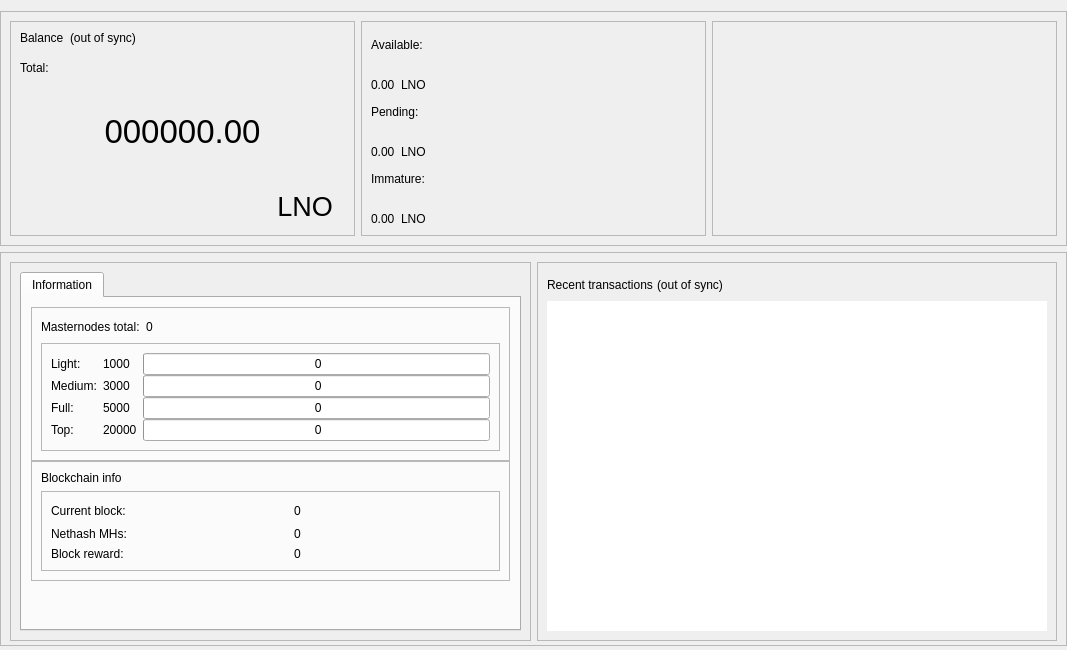
<?xml version="1.0" encoding="UTF-8"?>
<ui version="4.0">
 <class>OverviewPage</class>
 <widget class="QWidget" name="OverviewPage">
  <property name="geometry">
   <rect>
    <x>0</x>
    <y>0</y>
    <width>1067</width>
    <height>650</height>
   </rect>
  </property>
  <property name="minimumSize">
   <size>
    <width>960</width>
    <height>0</height>
   </size>
  </property>
  <property name="windowTitle">
   <string>Form</string>
  </property>
  <layout class="QVBoxLayout" name="topLayout">
   <property name="leftMargin">
    <number>0</number>
   </property>
   <property name="rightMargin">
    <number>0</number>
   </property>
   <property name="bottomMargin">
    <number>4</number>
   </property>
   <item>
    <layout class="QVBoxLayout" name="verticalLayout_main">
     <property name="sizeConstraint">
      <enum>QLayout::SetDefaultConstraint</enum>
     </property>
     <property name="leftMargin">
      <number>0</number>
     </property>
     <property name="rightMargin">
      <number>0</number>
     </property>
     <item>
      <widget class="QFrame" name="frame_blue">
       <property name="enabled">
        <bool>true</bool>
       </property>
       <property name="sizePolicy">
        <sizepolicy hsizetype="Preferred" vsizetype="Preferred">
         <horstretch>0</horstretch>
         <verstretch>0</verstretch>
        </sizepolicy>
       </property>
       <property name="minimumSize">
        <size>
         <width>1065</width>
         <height>220</height>
        </size>
       </property>
       <property name="maximumSize">
        <size>
         <width>16777215</width>
         <height>16777215</height>
        </size>
       </property>
       <property name="sizeIncrement">
        <size>
         <width>0</width>
         <height>0</height>
        </size>
       </property>
       <property name="baseSize">
        <size>
         <width>0</width>
         <height>500</height>
        </size>
       </property>
       <property name="frameShape">
        <enum>QFrame::StyledPanel</enum>
       </property>
       <property name="frameShadow">
        <enum>QFrame::Raised</enum>
       </property>
       <layout class="QHBoxLayout" name="horizontalLayout">
        <item>
         <widget class="QFrame" name="frame_blue_1">
          <property name="minimumSize">
           <size>
            <width>345</width>
            <height>200</height>
           </size>
          </property>
          <property name="maximumSize">
           <size>
            <width>16777215</width>
            <height>16777215</height>
           </size>
          </property>
          <property name="frameShape">
           <enum>QFrame::StyledPanel</enum>
          </property>
          <property name="frameShadow">
           <enum>QFrame::Raised</enum>
          </property>
          <layout class="QHBoxLayout" name="horizontalLayout_2">
           <item>
            <layout class="QVBoxLayout" name="verticalLayout">
             <item>
              <layout class="QHBoxLayout" name="horizontalLayout_3">
               <property name="spacing">
                <number>6</number>
               </property>
               <property name="sizeConstraint">
                <enum>QLayout::SetFixedSize</enum>
               </property>
               <item>
                <widget class="QLabel" name="label_5">
                 <property name="minimumSize">
                  <size>
                   <width>0</width>
                   <height>24</height>
                  </size>
                 </property>
                 <property name="maximumSize">
                  <size>
                   <width>16777215</width>
                   <height>24</height>
                  </size>
                 </property>
                 <property name="text">
                  <string>Balance</string>
                 </property>
                 <property name="alignment">
                  <set>Qt::AlignLeading|Qt::AlignLeft|Qt::AlignTop</set>
                 </property>
                </widget>
               </item>
               <item>
                <widget class="QLabel" name="labelWalletStatus">
                 <property name="minimumSize">
                  <size>
                   <width>0</width>
                   <height>24</height>
                  </size>
                 </property>
                 <property name="maximumSize">
                  <size>
                   <width>16777215</width>
                   <height>24</height>
                  </size>
                 </property>
                 <property name="text">
                  <string>(out of sync)</string>
                 </property>
                 <property name="alignment">
                  <set>Qt::AlignLeading|Qt::AlignLeft|Qt::AlignTop</set>
                 </property>
                </widget>
               </item>
               <item>
                <spacer name="horizontalSpacer">
                 <property name="orientation">
                  <enum>Qt::Horizontal</enum>
                 </property>
                 <property name="sizeHint" stdset="0">
                  <size>
                   <width>40</width>
                   <height>20</height>
                  </size>
                 </property>
                </spacer>
               </item>
              </layout>
             </item>
             <item>
              <widget class="QLabel" name="labelTotalText">
               <property name="maximumSize">
                <size>
                 <width>16777215</width>
                 <height>15</height>
                </size>
               </property>
               <property name="text">
                <string>Total:</string>
               </property>
              </widget>
             </item>
             <item>
              <widget class="QLabel" name="labelTotal">
               <property name="sizePolicy">
                <sizepolicy hsizetype="Preferred" vsizetype="Preferred">
                 <horstretch>0</horstretch>
                 <verstretch>0</verstretch>
                </sizepolicy>
               </property>
               <property name="minimumSize">
                <size>
                 <width>0</width>
                 <height>100</height>
                </size>
               </property>
               <property name="maximumSize">
                <size>
                 <width>16777215</width>
                 <height>100</height>
                </size>
               </property>
               <property name="font">
                <font>
                 <pointsize>25</pointsize>
                 <weight>50</weight>
                 <bold>false</bold>
                </font>
               </property>
               <property name="mouseTracking">
                <bool>false</bool>
               </property>
               <property name="text">
                <string>000000.00</string>
               </property>
               <property name="alignment">
                <set>Qt::AlignCenter</set>
               </property>
              </widget>
             </item>
             <item>
              <layout class="QHBoxLayout" name="horizontalLayout_11">
               <item>
                <spacer name="horizontalSpacer_8">
                 <property name="orientation">
                  <enum>Qt::Horizontal</enum>
                 </property>
                 <property name="sizeHint" stdset="0">
                  <size>
                   <width>40</width>
                   <height>20</height>
                  </size>
                 </property>
                </spacer>
               </item>
               <item>
                <widget class="QPushButton" name="blabel_LivenodesCoin">
                 <property name="font">
                  <font>
                   <pointsize>20</pointsize>
                   <italic>false</italic>
                   <kerning>true</kerning>
                  </font>
                 </property>
                 <property name="cursor">
                  <cursorShape>PointingHandCursor</cursorShape>
                 </property>
                 <property name="text">
                  <string>LNO</string>
                 </property>
                 <property name="flat">
                  <bool>true</bool>
                 </property>
                </widget>
               </item>
              </layout>
             </item>
            </layout>
           </item>
          </layout>
         </widget>
        </item>
        <item>
         <widget class="QFrame" name="frame_blue_2">
          <property name="minimumSize">
           <size>
            <width>345</width>
            <height>200</height>
           </size>
          </property>
          <property name="maximumSize">
           <size>
            <width>16777215</width>
            <height>16777215</height>
           </size>
          </property>
          <property name="frameShape">
           <enum>QFrame::StyledPanel</enum>
          </property>
          <property name="frameShadow">
           <enum>QFrame::Raised</enum>
          </property>
          <layout class="QVBoxLayout" name="verticalLayout_3">
           <item>
            <layout class="QVBoxLayout" name="verticalLayout_2">
             <item>
              <widget class="QLabel" name="labelBalanceText">
               <property name="text">
                <string>Available:</string>
               </property>
              </widget>
             </item>
             <item>
              <layout class="QHBoxLayout" name="horizontalLayout_4">
               <item>
                <widget class="QLabel" name="labelBalance">
                 <property name="text">
                  <string>0.00</string>
                 </property>
                 <property name="alignment">
                  <set>Qt::AlignBottom|Qt::AlignLeading|Qt::AlignLeft</set>
                 </property>
                </widget>
               </item>
               <item>
                <widget class="QLabel" name="label_LivenodesCoin2">
                 <property name="text">
                  <string>LNO</string>
                 </property>
                 <property name="alignment">
                  <set>Qt::AlignBottom|Qt::AlignLeading|Qt::AlignLeft</set>
                 </property>
                </widget>
               </item>
               <item>
                <spacer name="horizontalSpacer_3">
                 <property name="orientation">
                  <enum>Qt::Horizontal</enum>
                 </property>
                 <property name="sizeHint" stdset="0">
                  <size>
                   <width>40</width>
                   <height>20</height>
                  </size>
                 </property>
                </spacer>
               </item>
              </layout>
             </item>
             <item>
              <widget class="QLabel" name="labelPendingText">
               <property name="text">
                <string>Pending:</string>
               </property>
              </widget>
             </item>
             <item>
              <layout class="QHBoxLayout" name="horizontalLayout_5">
               <item>
                <widget class="QLabel" name="labelUnconfirmed">
                 <property name="text">
                  <string>0.00</string>
                 </property>
                 <property name="alignment">
                  <set>Qt::AlignBottom|Qt::AlignLeading|Qt::AlignLeft</set>
                 </property>
                </widget>
               </item>
               <item>
                <widget class="QLabel" name="label_LivenodesCoin3">
                 <property name="text">
                  <string>LNO</string>
                 </property>
                 <property name="alignment">
                  <set>Qt::AlignBottom|Qt::AlignLeading|Qt::AlignLeft</set>
                 </property>
                </widget>
               </item>
               <item>
                <spacer name="horizontalSpacer_4">
                 <property name="orientation">
                  <enum>Qt::Horizontal</enum>
                 </property>
                 <property name="sizeHint" stdset="0">
                  <size>
                   <width>40</width>
                   <height>20</height>
                  </size>
                 </property>
                </spacer>
               </item>
              </layout>
             </item>
             <item>
              <widget class="QLabel" name="labelImmatureText">
               <property name="text">
                <string>Immature:</string>
               </property>
              </widget>
             </item>
             <item>
              <layout class="QHBoxLayout" name="horizontalLayout_6">
               <item>
                <widget class="QLabel" name="labelImmature">
                 <property name="text">
                  <string>0.00</string>
                 </property>
                 <property name="alignment">
                  <set>Qt::AlignBottom|Qt::AlignLeading|Qt::AlignLeft</set>
                 </property>
                </widget>
               </item>
               <item>
                <widget class="QLabel" name="label_LivenodesCoin4">
                 <property name="text">
                  <string>LNO</string>
                 </property>
                 <property name="alignment">
                  <set>Qt::AlignBottom|Qt::AlignLeading|Qt::AlignLeft</set>
                 </property>
                </widget>
               </item>
               <item>
                <spacer name="horizontalSpacer_5">
                 <property name="orientation">
                  <enum>Qt::Horizontal</enum>
                 </property>
                 <property name="sizeHint" stdset="0">
                  <size>
                   <width>40</width>
                   <height>20</height>
                  </size>
                 </property>
                </spacer>
               </item>
              </layout>
             </item>
            </layout>
           </item>
          </layout>
         </widget>
        </item>
        <item>
         <spacer name="horizontalSpacer_9">
          <property name="orientation">
           <enum>Qt::Horizontal</enum>
          </property>
          <property name="sizeHint" stdset="0">
           <size>
            <width>40</width>
            <height>20</height>
           </size>
          </property>
         </spacer>
        </item>
        <item>
         <widget class="QFrame" name="frame_blue_3">
          <property name="minimumSize">
           <size>
            <width>345</width>
            <height>200</height>
           </size>
          </property>
          <property name="maximumSize">
           <size>
            <width>16777215</width>
            <height>16777215</height>
           </size>
          </property>
          <property name="frameShape">
           <enum>QFrame::StyledPanel</enum>
          </property>
          <property name="frameShadow">
           <enum>QFrame::Raised</enum>
          </property>
          <layout class="QVBoxLayout" name="verticalLayout_5">
           <item>
            <layout class="QVBoxLayout" name="verticalLayout_4"/>
           </item>
          </layout>
         </widget>
        </item>
       </layout>
      </widget>
     </item>
     <item>
      <widget class="QFrame" name="frame_bottom">
       <property name="minimumSize">
        <size>
         <width>0</width>
         <height>100</height>
        </size>
       </property>
       <property name="maximumSize">
        <size>
         <width>16777215</width>
         <height>16777215</height>
        </size>
       </property>
       <property name="frameShape">
        <enum>QFrame::StyledPanel</enum>
       </property>
       <property name="frameShadow">
        <enum>QFrame::Raised</enum>
       </property>
       <layout class="QHBoxLayout" name="horizontalLayout_7">
        <property name="bottomMargin">
         <number>4</number>
        </property>
        <item>
         <widget class="QFrame" name="frame_bottom_1">
          <property name="minimumSize">
           <size>
            <width>355</width>
            <height>100</height>
           </size>
          </property>
          <property name="maximumSize">
           <size>
            <width>16777215</width>
            <height>16777215</height>
           </size>
          </property>
          <property name="frameShape">
           <enum>QFrame::StyledPanel</enum>
          </property>
          <property name="frameShadow">
           <enum>QFrame::Raised</enum>
          </property>
          <layout class="QVBoxLayout" name="verticalLayout_9">
           <property name="bottomMargin">
            <number>9</number>
           </property>
           <item>
            <layout class="QVBoxLayout" name="verticalLayout_7">
             <item>
              <widget class="QTabWidget" name="AdditionalFeatures">
               <property name="currentIndex">
                <number>1</number>
               </property>
               <property name="tabBarAutoHide">
                <bool>false</bool>
               </property>
               <widget class="QWidget" name="TabInformation">
                <attribute name="title">
                 <string>Information</string>
                </attribute>
                <layout class="QVBoxLayout" name="verticalLayout_13">
                 <item>
                  <layout class="QVBoxLayout" name="verticalLayout_11">
                   <property name="spacing">
                    <number>0</number>
                   </property>
                   <item>
                    <layout class="QVBoxLayout" name="verticalLayout_16"/>
                   </item>
                   <item>
                    <widget class="QFrame" name="frameMnInfo">
                     <property name="minimumSize">
                      <size>
                       <width>0</width>
                       <height>100</height>
                      </size>
                     </property>
                     <property name="frameShape">
                      <enum>QFrame::StyledPanel</enum>
                     </property>
                     <property name="frameShadow">
                      <enum>QFrame::Raised</enum>
                     </property>
                     <layout class="QVBoxLayout" name="verticalLayout_17">
                      <item>
                       <layout class="QHBoxLayout" name="horizontalLayout_9">
                        <item>
                         <widget class="QLabel" name="labelMnTotal">
                          <property name="minimumSize">
                           <size>
                            <width>0</width>
                            <height>0</height>
                           </size>
                          </property>
                          <property name="maximumSize">
                           <size>
                            <width>16777215</width>
                            <height>16777215</height>
                           </size>
                          </property>
                          <property name="text">
                           <string>Masternodes total:</string>
                          </property>
                         </widget>
                        </item>
                        <item>
                         <widget class="QLabel" name="labelMnTotal_Value">
                          <property name="text">
                           <string>0</string>
                          </property>
                         </widget>
                        </item>
                        <item>
                         <spacer name="horizontalSpacer_7">
                          <property name="orientation">
                           <enum>Qt::Horizontal</enum>
                          </property>
                          <property name="sizeHint" stdset="0">
                           <size>
                            <width>40</width>
                            <height>20</height>
                           </size>
                          </property>
                         </spacer>
                        </item>
                       </layout>
                      </item>
                      <item>
                       <widget class="QFrame" name="frameMnInfoLevels">
                        <property name="minimumSize">
                         <size>
                          <width>0</width>
                          <height>80</height>
                         </size>
                        </property>
                        <property name="frameShape">
                         <enum>QFrame::StyledPanel</enum>
                        </property>
                        <property name="frameShadow">
                         <enum>QFrame::Raised</enum>
                        </property>
                        <layout class="QGridLayout" name="gridLayout_2">
                         <property name="horizontalSpacing">
                          <number>6</number>
                         </property>
                         <property name="verticalSpacing">
                          <number>0</number>
                         </property>
                         <item row="0" column="2">
                          <widget class="QProgressBar" name="graphMN1">
                           <property name="minimumSize">
                            <size>
                             <width>0</width>
                             <height>20</height>
                            </size>
                           </property>
                           <property name="maximumSize">
                            <size>
                             <width>16777215</width>
                             <height>16777215</height>
                            </size>
                           </property>
                           <property name="value">
                            <number>0</number>
                           </property>
                           <property name="format">
                            <string> %v</string>
                           </property>
                          </widget>
                         </item>
                         <item row="1" column="2">
                          <widget class="QProgressBar" name="graphMN2">
                           <property name="minimumSize">
                            <size>
                             <width>0</width>
                             <height>20</height>
                            </size>
                           </property>
                           <property name="maximumSize">
                            <size>
                             <width>16777215</width>
                             <height>16777215</height>
                            </size>
                           </property>
                           <property name="value">
                            <number>0</number>
                           </property>
                           <property name="format">
                            <string> %v</string>
                           </property>
                          </widget>
                         </item>
                         <item row="3" column="2">
                          <widget class="QProgressBar" name="graphMN3">
                           <property name="minimumSize">
                            <size>
                             <width>0</width>
                             <height>20</height>
                            </size>
                           </property>
                           <property name="maximumSize">
                            <size>
                             <width>16777215</width>
                             <height>16777215</height>
                            </size>
                           </property>
                           <property name="value">
                            <number>0</number>
                           </property>
                           <property name="format">
                            <string> %v</string>
                           </property>
                          </widget>
                         </item>
                         <item row="4" column="2">
                          <widget class="QProgressBar" name="graphMN4">
                           <property name="minimumSize">
                            <size>
                             <width>0</width>
                             <height>20</height>
                            </size>
                           </property>
                           <property name="maximumSize">
                            <size>
                             <width>16777215</width>
                             <height>16777215</height>
                            </size>
                           </property>
                           <property name="value">
                            <number>0</number>
                           </property>
                           <property name="format">
                            <string> %v</string>
                           </property>
                          </widget>
                         </item>
                         <item row="1" column="0">
                          <widget class="QLabel" name="label_2">
                           <property name="minimumSize">
                            <size>
                             <width>0</width>
                             <height>0</height>
                            </size>
                           </property>
                           <property name="maximumSize">
                            <size>
                             <width>16777215</width>
                             <height>16777215</height>
                            </size>
                           </property>
                           <property name="text">
                            <string>Medium:</string>
                           </property>
                          </widget>
                         </item>
                         <item row="3" column="0">
                          <widget class="QLabel" name="label_3">
                           <property name="minimumSize">
                            <size>
                             <width>0</width>
                             <height>0</height>
                            </size>
                           </property>
                           <property name="maximumSize">
                            <size>
                             <width>16777215</width>
                             <height>16777215</height>
                            </size>
                           </property>
                           <property name="text">
                            <string>Full:</string>
                           </property>
                          </widget>
                         </item>
                         <item row="4" column="0">
                          <widget class="QLabel" name="label_04">
                           <property name="minimumSize">
                            <size>
                             <width>0</width>
                             <height>0</height>
                            </size>
                           </property>
                           <property name="maximumSize">
                            <size>
                             <width>16777215</width>
                             <height>16777215</height>
                            </size>
                           </property>
                           <property name="text">
                            <string>Top:</string>
                           </property>
                          </widget>
                         </item>
                         <item row="0" column="0">
                          <widget class="QLabel" name="label">
                           <property name="minimumSize">
                            <size>
                             <width>0</width>
                             <height>0</height>
                            </size>
                           </property>
                           <property name="maximumSize">
                            <size>
                             <width>16777215</width>
                             <height>16777215</height>
                            </size>
                           </property>
                           <property name="text">
                            <string>Light:</string>
                           </property>
                          </widget>
                         </item>
                         <item row="0" column="1">
                          <widget class="QLabel" name="label_lcolat">
                           <property name="text">
                            <string>1000</string>
                           </property>
                          </widget>
                         </item>
                         <item row="1" column="1">
                          <widget class="QLabel" name="label_mcolat">
                           <property name="text">
                            <string>3000</string>
                           </property>
                          </widget>
                         </item>
                         <item row="3" column="1">
                          <widget class="QLabel" name="label_fcolat">
                           <property name="text">
                            <string>5000</string>
                           </property>
                          </widget>
                         </item>
                         <item row="4" column="1">
                          <widget class="QLabel" name="label_tcolat">
                           <property name="text">
                            <string>20000</string>
                           </property>
                          </widget>
                         </item>
                        </layout>
                       </widget>
                      </item>
                     </layout>
                    </widget>
                   </item>
                   <item>
                    <widget class="QFrame" name="frameBlockchainInfo">
                     <property name="minimumSize">
                      <size>
                       <width>0</width>
                       <height>100</height>
                      </size>
                     </property>
                     <property name="frameShape">
                      <enum>QFrame::StyledPanel</enum>
                     </property>
                     <property name="frameShadow">
                      <enum>QFrame::Raised</enum>
                     </property>
                     <layout class="QVBoxLayout" name="verticalLayout_18">
                      <item>
                       <widget class="QLabel" name="label_blockchaininfo">
                        <property name="text">
                         <string>Blockchain info</string>
                        </property>
                       </widget>
                      </item>
                      <item>
                       <widget class="QFrame" name="frameBlockchainInfoData">
                        <property name="minimumSize">
                         <size>
                          <width>0</width>
                          <height>0</height>
                         </size>
                        </property>
                        <property name="frameShape">
                         <enum>QFrame::StyledPanel</enum>
                        </property>
                        <property name="frameShadow">
                         <enum>QFrame::Raised</enum>
                        </property>
                        <layout class="QGridLayout" name="gridLayout_3">
                         <property name="verticalSpacing">
                          <number>6</number>
                         </property>
                         <item row="0" column="2">
                          <widget class="QLabel" name="label_CurrentBlock_value">
                           <property name="text">
                            <string>0</string>
                           </property>
                          </widget>
                         </item>
                         <item row="0" column="0">
                          <widget class="QLabel" name="label_CurrentBlock">
                           <property name="minimumSize">
                            <size>
                             <width>0</width>
                             <height>0</height>
                            </size>
                           </property>
                           <property name="maximumSize">
                            <size>
                             <width>16777215</width>
                             <height>16777215</height>
                            </size>
                           </property>
                           <property name="text">
                            <string>Current block:</string>
                           </property>
                          </widget>
                         </item>
                         <item row="1" column="2">
                          <widget class="QLabel" name="label_Nethash_value">
                           <property name="text">
                            <string>0</string>
                           </property>
                          </widget>
                         </item>
                         <item row="2" column="0">
                          <widget class="QLabel" name="label_CurrentBlockReward">
                           <property name="text">
                            <string>Block reward:</string>
                           </property>
                          </widget>
                         </item>
                         <item row="1" column="0">
                          <widget class="QLabel" name="label_Nethash">
                           <property name="text">
                            <string>Nethash MHs:</string>
                           </property>
                          </widget>
                         </item>
                         <item row="2" column="2">
                          <widget class="QLabel" name="label_CurrentBlockReward_value">
                           <property name="text">
                            <string>0</string>
                           </property>
                          </widget>
                         </item>
                         <item row="0" column="1">
                          <spacer name="horizontalSpacer_6">
                           <property name="orientation">
                            <enum>Qt::Horizontal</enum>
                           </property>
                           <property name="sizeType">
                            <enum>QSizePolicy::Fixed</enum>
                           </property>
                           <property name="sizeHint" stdset="0">
                            <size>
                             <width>40</width>
                             <height>20</height>
                            </size>
                           </property>
                          </spacer>
                         </item>
                        </layout>
                       </widget>
                      </item>
                     </layout>
                    </widget>
                   </item>
                   <item>
                    <spacer name="verticalSpacer_2">
                     <property name="orientation">
                      <enum>Qt::Vertical</enum>
                     </property>
                     <property name="sizeHint" stdset="0">
                      <size>
                       <width>20</width>
                       <height>10</height>
                      </size>
                     </property>
                    </spacer>
                   </item>
                  </layout>
                 </item>
                </layout>
               </widget>
              </widget>
             </item>
            </layout>
           </item>
          </layout>
         </widget>
        </item>
        <item>
         <widget class="QFrame" name="frame_bottom_2">
          <property name="minimumSize">
           <size>
            <width>0</width>
            <height>100</height>
           </size>
          </property>
          <property name="maximumSize">
           <size>
            <width>16777215</width>
            <height>16777215</height>
           </size>
          </property>
          <property name="frameShape">
           <enum>QFrame::StyledPanel</enum>
          </property>
          <property name="frameShadow">
           <enum>QFrame::Raised</enum>
          </property>
          <layout class="QVBoxLayout" name="verticalLayout_10">
           <item>
            <layout class="QVBoxLayout" name="verticalLayout_8">
             <property name="spacing">
              <number>4</number>
             </property>
             <item>
              <layout class="QHBoxLayout" name="horizontalLayout_8">
               <item>
                <widget class="QLabel" name="label_4">
                 <property name="minimumSize">
                  <size>
                   <width>0</width>
                   <height>25</height>
                  </size>
                 </property>
                 <property name="maximumSize">
                  <size>
                   <width>16777215</width>
                   <height>25</height>
                  </size>
                 </property>
                 <property name="text">
                  <string>Recent transactions</string>
                 </property>
                </widget>
               </item>
               <item>
                <widget class="QLabel" name="labelTransactionsStatus">
                 <property name="text">
                  <string>(out of sync)</string>
                 </property>
                </widget>
               </item>
               <item>
                <spacer name="horizontalSpacer_2">
                 <property name="orientation">
                  <enum>Qt::Horizontal</enum>
                 </property>
                 <property name="sizeHint" stdset="0">
                  <size>
                   <width>40</width>
                   <height>20</height>
                  </size>
                 </property>
                </spacer>
               </item>
              </layout>
             </item>
             <item>
              <widget class="QListView" name="listTransactions">
               <property name="sizePolicy">
                <sizepolicy hsizetype="Expanding" vsizetype="Expanding">
                 <horstretch>0</horstretch>
                 <verstretch>0</verstretch>
                </sizepolicy>
               </property>
               <property name="maximumSize">
                <size>
                 <width>16777215</width>
                 <height>600</height>
                </size>
               </property>
               <property name="styleSheet">
                <string notr="true"/>
               </property>
               <property name="frameShape">
                <enum>QFrame::NoFrame</enum>
               </property>
               <property name="verticalScrollBarPolicy">
                <enum>Qt::ScrollBarAlwaysOff</enum>
               </property>
               <property name="horizontalScrollBarPolicy">
                <enum>Qt::ScrollBarAlwaysOff</enum>
               </property>
               <property name="alternatingRowColors">
                <bool>true</bool>
               </property>
              </widget>
             </item>
            </layout>
           </item>
          </layout>
         </widget>
        </item>
       </layout>
      </widget>
     </item>
    </layout>
   </item>
  </layout>
 </widget>
 <resources/>
 <connections/>
</ui>
